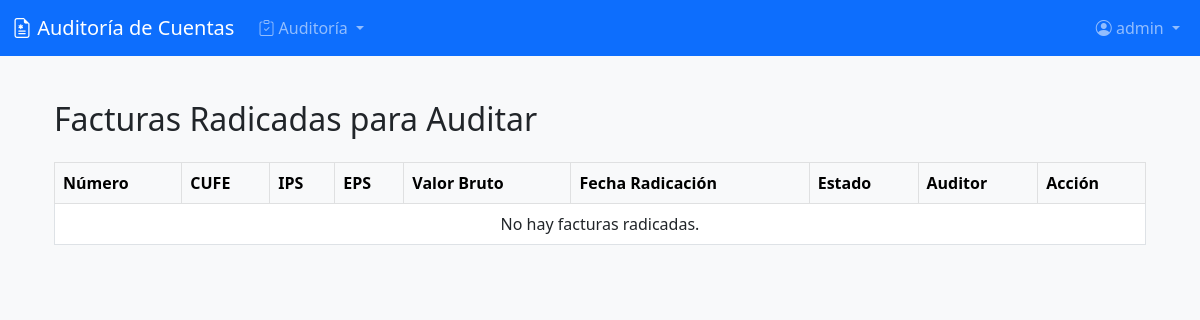
Page /auditoria/radicados/ (signed in) on the earlier database version.
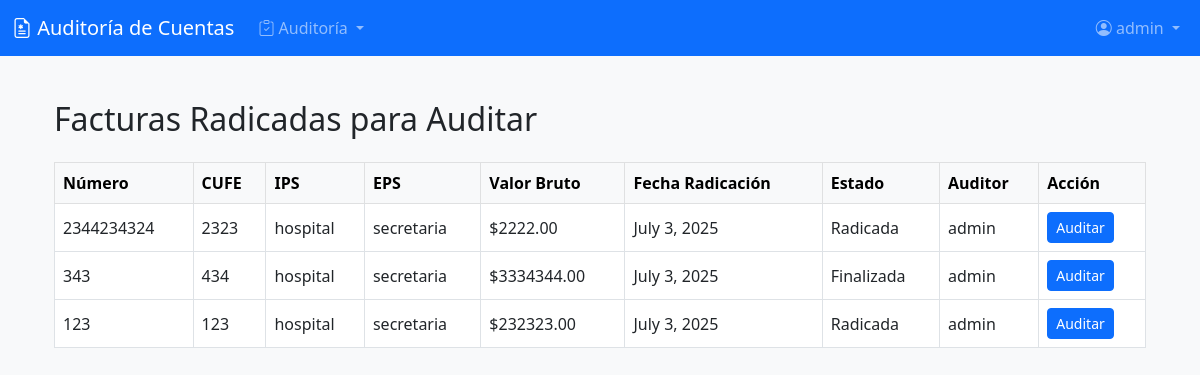
Same page on the later database version.
### facturacion/models.py (models this page shows, shortened)
class Factura(models.Model):
    numero = models.CharField(max_length=50)
    cufe = models.CharField(max_length=150)
    fecha_emision = models.DateField()
    fecha_radicacion = models.DateField(auto_now_add=True)
    ips = models.ForeignKey(Profile, on_delete=models.PROTECT, related_name='facturas_ips')
    eps = models.ForeignKey(Profile, on_delete=models.PROTECT, related_name='facturas_eps')
    paciente = models.ForeignKey(Paciente, on_delete=models.PROTECT, null=True, blank=True)
    valor_bruto = models.DecimalField(max_digits=12, decimal_places=2)
    estado_auditoria = models.CharField(max_length=20, default="Radicada")
    archivo_rips = models.FileField(upload_to='rips/')
    contrato = models.ForeignKey('Contrato', on_delete=models.SET_NULL, null=True, blank=True)
    auditor = models.ForeignKey(
        User,
        on_delete=models.SET_NULL,
        null=True,
        blank=True,
        related_name='facturas_auditadas',
        limit_choices_to={'profile__role': 'AUDITOR'}
    )

### accounts/models.py (models this page shows, shortened)
class Profile(models.Model):
    user = models.OneToOneField(User, on_delete=models.CASCADE)
    ROLE_CHOICES = (
        ('IPS', 'IPS'),
        ('EPS', 'EPS'),
        ('ET', 'Entidad Territorial'),
        ('ADMIN', 'Administrador'),
        ('AUDITOR', 'Auditor'),
    )
    role = models.CharField(max_length=20, choices=ROLE_CHOICES)
    entidad_nombre = models.CharField(max_length=255, blank=True, null=True)

### auditoria/views.py (the view, shortened to what this page needs)
# urls.py: path('radicados/', views.lista_radicados, name='lista_radicados'),
@login_required
@role_required(['ET', 'AUDITOR'])
def lista_radicados(request):
    if request.user.profile.role == 'AUDITOR':
        facturas = Factura.objects.filter(auditor=request.user)
    else:  # ET
        facturas = Factura.objects.all()
    auditores = User.objects.filter(profile__role='AUDITOR')
    return render(request, 'auditoria/lista_radicados.html', {
        'facturas': facturas,
        'auditores': auditores,
    })

### templates/auditoria/lista_radicados.html (shortened to what this page needs)
{% extends 'base.html' %}
{% block content %}
<div class="container mt-4">
  <h2 class="mb-4">Facturas Radicadas para Auditar</h2>
  <div class="table-responsive">
    <table class="table table-bordered table-hover align-middle">
      <thead class="table-light">
        <tr>
          <th>Número</th>
          <th>CUFE</th>
          <th>IPS</th>
          <th>EPS</th>
          <th>Valor Bruto</th>
          <th>Fecha Radicación</th>
          <th>Estado</th>
          <th>Auditor</th>
          <th>Acción</th>
        </tr>
      </thead>
      <tbody>
        {% for factura in facturas %}
        <tr>
          <td>{{ factura.numero }}</td>
          <td>{{ factura.cufe }}</td>
          <td>{{ factura.ips.entidad_nombre }}</td>
          <td>{{ factura.eps.entidad_nombre }}</td>
          <td>${{ factura.valor_bruto|floatformat:2 }}</td>
          <td>{{ factura.fecha_radicacion }}</td>
          <td>{{ factura.estado_auditoria }}</td>
          <td>
            {% if user.profile.role == 'ET' %}
              <form method="post" class="d-flex align-items-center">
                {% csrf_token %}
                <input type="hidden" name="factura_id" value="{{ factura.id }}">
                <select name="auditor_id" class="form-select form-select-sm me-2">
                  <option value="">— asignar —</option>
                  {% for aud in auditores %}
                    <option value="{{ aud.id }}"
                      {% if factura.auditor and factura.auditor.id == aud.id %}selected{% endif %}>
                      {{ aud.get_full_name|default:aud.username }}
                    </option>
                  {% endfor %}
                </select>
                <button type="submit" class="btn btn-sm btn-outline-secondary">Guardar</button>
              </form>
            {% else %}
              {{ factura.auditor.get_full_name|default:factura.auditor.username|default:"—" }}
            {% endif %}
          </td>
          <td>
            {% if user.profile.role == 'AUDITOR' %}
              <a href="{% url 'auditoria:auditar_factura' factura.id %}"
                 class="btn btn-primary btn-sm">Auditar</a>
            {% else %}
              —
            {% endif %}
          </td>
        </tr>
        {% empty %}
        <tr>
          <td colspan="9" class="text-center">No hay facturas radicadas.</td>
        </tr>
        {% endfor %}
      </tbody>
    </table>
  </div>
</div>
{% endblock %}

### templates/base.html (shortened to what this page needs)
<!DOCTYPE html>
<html lang="es">
<head>
    <link href="https://cdn.jsdelivr.net/npm/bootstrap@5.3.0/dist/css/bootstrap.min.css" rel="stylesheet">
    <link rel="stylesheet" href="https://cdn.jsdelivr.net/npm/bootstrap-icons@1.10.0/font/bootstrap-icons.css">
</head>
<body>
<nav class="navbar navbar-expand-lg navbar-dark bg-primary">
    <div class="container-fluid">
        <a class="navbar-brand" href="/">
            <i class="bi bi-file-earmark-medical"></i>
            Auditoría de Cuentas
        </a>
        <div class="collapse navbar-collapse" id="navbarMain">
            <ul class="navbar-nav me-auto mb-2 mb-lg-0">
                {% if user.profile.role == 'ET' or user.profile.role == 'AUDITOR' %}
                <li class="nav-item dropdown">
                    <a class="nav-link dropdown-toggle" href="#" role="button" data-bs-toggle="dropdown">
                        <i class="bi bi-clipboard-check"></i> Auditoría
                    </a>
                </li>
                {% endif %}
            </ul>
            <ul class="navbar-nav">
                {% if user.is_authenticated %}
                <li class="nav-item dropdown">
                    <a class="nav-link dropdown-toggle" href="#" role="button" data-bs-toggle="dropdown">
                        <i class="bi bi-person-circle"></i> {{ user.username }}
                    </a>
                </li>
                {% else %}
                <li class="nav-item">
                    <a class="nav-link" href="{% url 'accounts:login' %}">
                        <i class="bi bi-box-arrow-in-right"></i> Iniciar Sesión
                    </a>
                </li>
                {% endif %}
            </ul>
        </div>
    </div>
</nav>
<div class="container">
    {% block content %}{% endblock %}
</div>
</body>
</html>

### templates/base.html (style rules this page uses)
body { background: #f8f9fa; min-height: 100vh; display: flex; flex-direction: column; }
.container { margin-top: 20px; flex: 1; }

Differences in the rows shown:
now on this page (row edited): Factura: numero "2344234324", cufe "2323", ips.entidad_nombre "hospital", eps.entidad_nombre "secretaria", valor_bruto "2222.00", fecha_radicacion "July 3, 2025", estado_auditoria "Radicada", auditor.get_full_name "admin"
now on this page (row edited): Factura: numero "343", cufe "434", ips.entidad_nombre "hospital", eps.entidad_nombre "secretaria", valor_bruto "3334344.00", fecha_radicacion "July 3, 2025", estado_auditoria "Finalizada", auditor.get_full_name "admin"
now on this page (row edited): Factura: numero "123", cufe "123", ips.entidad_nombre "hospital", eps.entidad_nombre "secretaria", valor_bruto "232323.00", fecha_radicacion "July 3, 2025", estado_auditoria "Radicada", auditor.get_full_name "admin"
Other differences:
text no longer shown: "No hay facturas radicadas."
